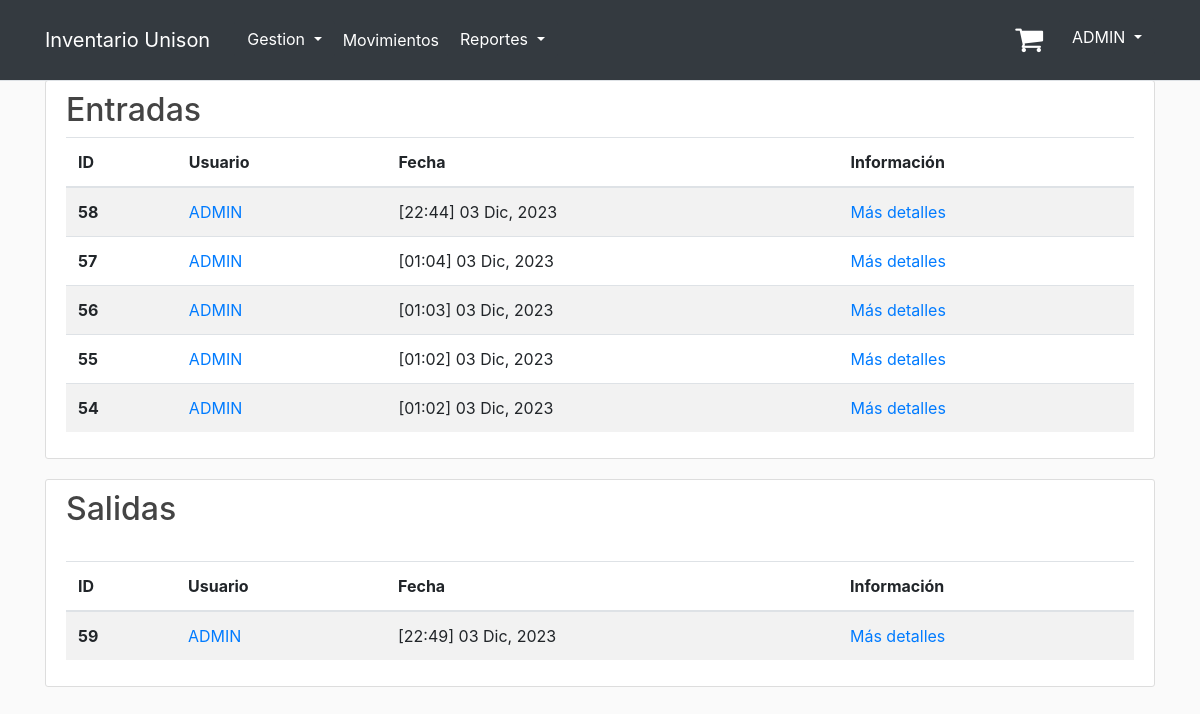
Page /movements (signed in) on the committed database.
### inventory/models.py (models this page shows, shortened)
class Report(models.Model):
    TYPE_MOVEMENT = [
        ('entrada', 'Entrada'),
        ('salida', 'Salida'),
    ]
    date = models.DateTimeField(default=timezone.now)
    movement = models.CharField(max_length=10, choices=TYPE_MOVEMENT)
    user = models.ForeignKey(User, on_delete=models.CASCADE)
    reason = models.TextField(blank=True, null=True)

### inventory/views.py (the view)
# urls.py: path('movements', views.movements, name='movements'),
@staff_member_required
def movements(request):
    movements_input = Report.objects.filter(movement='entrada').order_by('-date')
    movements_output = Report.objects.filter(movement='salida').order_by('-date')
    return render(request, 'inventory/movements.html',
                  {'title': 'Stock Movements', 'movements_input': movements_input,
                   'movements_output': movements_output})

### inventory/templates/inventory/movements.html (shortened to what this page needs)
{% extends "base.html" %}
{% load crispy_forms_filters %}
{% load crispy_forms_tags %}
{% block content %}
    <div class="content-section">
        <h2 class="report-header">Entradas</h2>
        <table class="table table-striped">
            <thead>
            <tr>
                <th scope="col">ID</th>
                <th scope="col">Usuario</th>
                <th scope="col">Fecha</th>
                <th scope="col">Información</th>
            </tr>
            </thead>
            <tbody>
            {% for movement_input in movements_input %}
                <tr>
                    <th scope="row">
                        {{ movement_input.id }}
                    </th>
                    <td>
                        <a href="{% url 'display_profile' movement_input.user.id %}">{{ movement_input.user.first_name }}</a>
                    </td>
                    <td> {{ movement_input.date|date:"[H:i] d M, Y" }}</td>
                    <td>
                        <a href="{% url 'movement_info' movement_input.id %}"> Más detalles</a>
                    </td>
                </tr>
            {% endfor %}
            </tbody>
        </table>
    </div>
    <div class="content-section">
        <h2 class="report-header">Salidas</h2>
        <table class="table table-striped">
            <thead>
            <tr>
                <th scope="col">ID</th>
                <th scope="col">Usuario</th>
                <th scope="col">Fecha</th>
                <th scope="col">Información</th>
            </tr>
            </thead>
            <tbody>
            <br>
            {% for movement in movements_output %}
                <tr>
                    <th scope="row">
                        {{ movement.id }}
                    </th>
                    <td>
                        <a href="{% url 'display_profile' movement.user.id %}">{{ movement.user.first_name }}</a>
                    </td>
                    <td> {{ movement.date|date:"[H:i] d M, Y" }}</td>
                    <td>
                        <a href="{% url 'movement_info' movement.id %}"> Más detalles</a>
                    </td>
                </tr>
            {% endfor %}
            </tbody>
        </table>
    </div>
{% endblock content %}

### templates/base.html (shortened to what this page needs)
{% load static %}
{% load i18n %}
{% language 'es' %}
<!DOCTYPE html>
<html lang="es">
<head>
    <link rel="stylesheet" href="https://cdnjs.cloudflare.com/ajax/libs/font-awesome/4.7.0/css/font-awesome.min.css">
    <link rel="stylesheet" href="https://cdn.jsdelivr.net/npm/bootstrap@4.3.1/dist/css/bootstrap.min.css"
>
    <link rel="stylesheet" type="text/css" href="{% static 'inventory/main.css' %}">
</head>
<body>
<header class="site-header">
    <nav class="navbar navbar-expand-md navbar-dark bg-dark fixed-top border-bottom">
        <div class="container">
            <a class="navbar-brand mr-4" href="/">Inventario Unison</a>
            <div class="collapse navbar-collapse" id="navbarToggle">
                <div class="navbar-nav mr-auto">
                    {% if user.is_staff %}
                        <li class="nav-item dropdown">
                            <button class="btn btn-dark dropdown-toggle" data-bs-toggle="dropdown"
                                    aria-expanded="false">
                                Gestion
                            </button>
                        </li>
                        <a class="nav-item nav-link" href="{% url 'movements' %}" style="color: white;">Movimientos</a>
                        <li class="nav-item dropdown">
                            <button class="btn btn-dark dropdown-toggle" data-bs-toggle="dropdown"
                                    aria-expanded="false">
                                Reportes
                            </button>
                        </li>
                    {% endif %}
                </div>
                <div class="navbar-nav">
                    {% if user.is_authenticated %}
                        <div class="d-flex m-3 me-0">
                            <a href="{% url 'shopping_cart' %}" class="position-relative me-4 my-auto">
                                <i class="fa fa-shopping-cart" aria-hidden="true"
                                   style="font-size:30px; color: white;"></i>
                            </a>
                        </div>
                        <div class="dropdown">
                            <button class="btn btn-dark dropdown-toggle" type="button" id="dropdownMenuButton"
                                    data-toggle="dropdown" aria-haspopup="true" aria-expanded="false"
                                    style="position: relative; top: 10px;">
                                {{ user.username }}
                            </button>
                        </div>
                    {% else %}
                        <a class="nav-item nav-link" href="{% url 'login' %}">Iniciar Sesion</a>
                    {% endif %}
                </div>
            </div>
        </div>
    </nav>
</header>
<main role="main" class="container">
    {% block content %}{% endblock %}
</main>
</body>
</html>
{% endlanguage %}

### inventory/static/inventory/main.css (style rules this page uses)
body { background: #fafafa; color: #333333; margin-top: 5rem; }
h1, h2, h3, h4, h5, h6 { color: #444444; }
.site-header .navbar-nav .nav-link { color: #cbd5db; }
.content-section { background: #ffffff; padding: 10px 20px; border: 1px solid #dddddd; border-radius: 3px; margin-bottom: 20px; }

### rows in the picture
Report: id "58", user.first_name "ADMIN", date "[22:44] 03 Dic, 2023"
Report: id "57", user.first_name "ADMIN", date "[01:04] 03 Dic, 2023"
Report: id "56", user.first_name "ADMIN", date "[01:03] 03 Dic, 2023"
Report: id "55", user.first_name "ADMIN", date "[01:02] 03 Dic, 2023"
Report: id "54", user.first_name "ADMIN", date "[01:02] 03 Dic, 2023"
Report: id "59", user.first_name "ADMIN", date "[22:49] 03 Dic, 2023"

### other values in the picture
{{ user.username }} "ADMIN"
